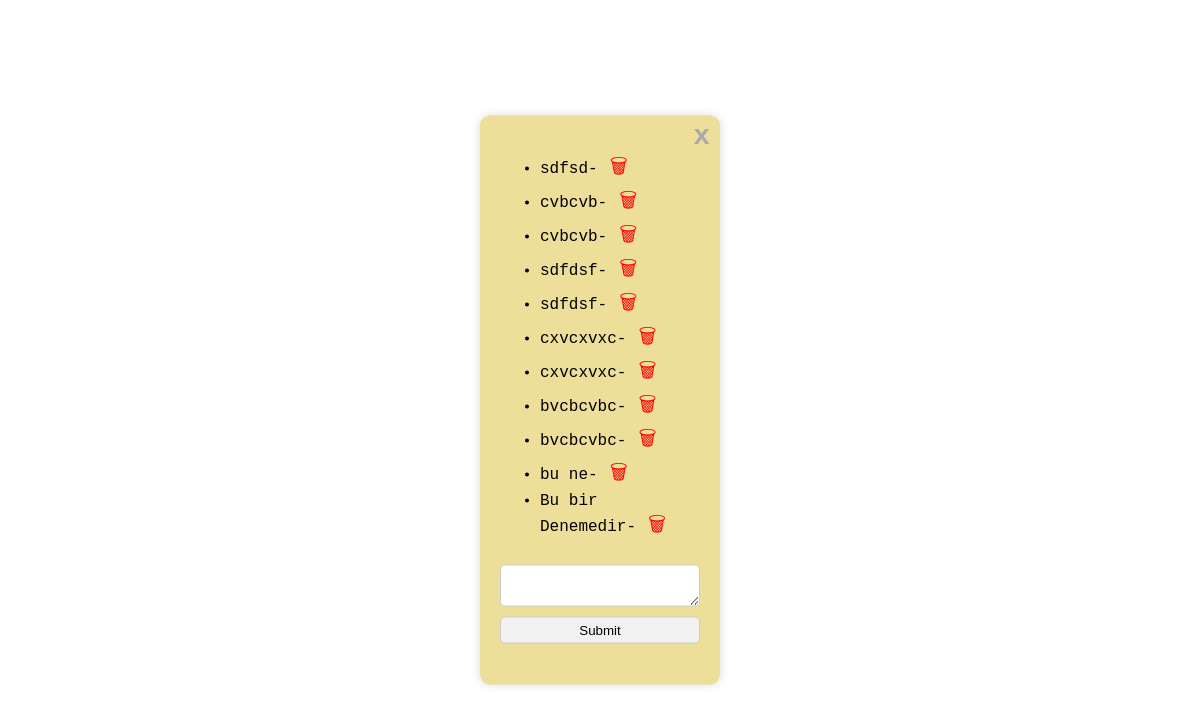
The page /comment/1/ on the database its author committed.
### news/models.py (models this page shows, shortened)
class Comment(models.Model):
    news = models.ForeignKey(News, on_delete=models.CASCADE, related_name='comments')
    user = models.ForeignKey(User, on_delete=models.CASCADE)
    comment = models.TextField()
    created_at = models.DateTimeField(auto_now_add=True, blank=True, null=True)

### news/views.py (the view, shortened to what this page needs)
# urls.py: path('comment/<int:comment_id>/', comment_view, name='comment_view'),
def comment_view(request, comment_id):
    news = get_object_or_404(News, id=comment_id)
    comments = Comment.objects.filter(news=news).order_by('-created_at')
    context = {'comments': comments, 'news': news}
    return render(request, 'comments.html', context)

### templates/comments.html (shortened to what this page needs)
<div id="commentModal" class="modal">
    <div class="modal-content">
        <a href="{% url 'index' %}">
             <span class="close">x</span>
        </a>
            <ul id="commentList">
                {% for comment in comments %}
                    <li>{{ comment.comment }}-<a href="{% url 'delete_comment' comment.id %}" class="delete-icon"
                                                 title="Delete Item">
                        &#128465;
                    </a></li>
                {% endfor %}
            </ul>
            <form id="commentForm" method="post">
                <textarea name="comment" required></textarea>
                <button type="submit">Submit</button>
            </form>
    </div>
</div>

### templates/comments.html (style rules this page uses)
.modal-content { position: fixed; top: 50%; left: 50%; transform: translate(-50%, -50%); display: flex; flex-direction: column; align-items: center; font-family: 'Inconsolata', monospace; background-color: #eddf9a; padding: 20px; border-radius: 10px; box-shadow: 0 0 10px rgba(0, 0, 0, 0.15); width: 200px; }
.modal-content textarea, .modal-content input { margin: 5px 0; padding: 5px; border: 1px solid #ccc; border-radius: 5px; width: 100%; }
.modal-content button { margin: 5px 0; padding: 5px; border: 1px solid #ccc; border-radius: 5px; width: 100%; background-color: #f1f1f1; cursor: pointer; }
.close { position: absolute; right: 10px; top: 5px; color: #aaa; float: right; font-size: 28px; font-weight: bold; }
.delete-icon { color: red; font-size: 20px; text-decoration: none; }

### rows shown on the page
Comment: comment "sdfsd"
Comment: comment "cvbcvb"
Comment: comment "cvbcvb"
Comment: comment "sdfdsf"
Comment: comment "sdfdsf"
Comment: comment "cxvcxvxc"
Comment: comment "cxvcxvxc"
Comment: comment "bvcbcvbc"
Comment: comment "bvcbcvbc"
Comment: comment "bu ne"
Comment: comment "Bu bir Denemedir"
